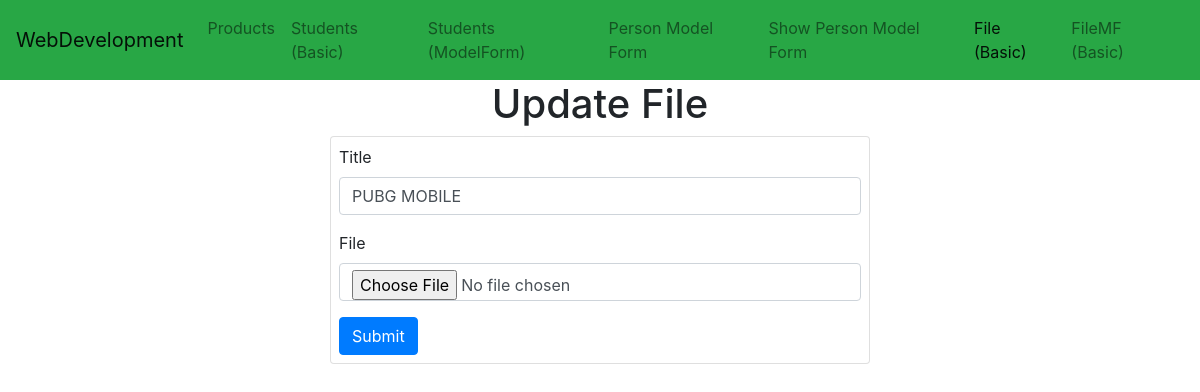
Before: /product/updateFile/5 with the older database file.
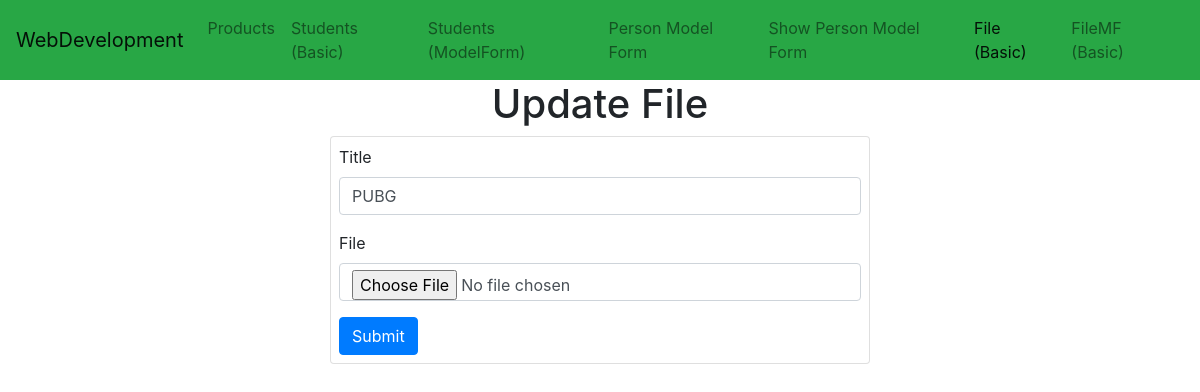
After: the same page with the newer database file.
### Product/models.py (models this page shows, shortened)
class FileUpload(models.Model):
    title = models.CharField(max_length=200)
    file = models.FileField(upload_to='static/uploads')

### Product/views.py (the view, shortened to what this page needs)
# urls.py: path('updateFile/<int:file_id>', views.update_file),
def update_file(request, file_id):
    file = FileUpload.objects.get(id=file_id)
    context = {'files': file, 'active_file': 'active'}
    return render(request, 'Product/UpdateFile.html', context)

### Product/templates/Product/UpdateFile.html (shortened to what this page needs)
{% extends 'layout.html' %}
{% block content %}
<div class="container">
    <div class="row">
        <div class="col-md-6 offset-md-3">
            <h1 class="text-center">Update File</h1>
            <div class="card py-2 px-2">
                <form class="form" action="" method="POST" enctype="multipart/form-data">
                    <div class="form-group">
                        <label for="title">Title</label>
                        <input type="text" class="form-control" id="title" name="title" aria-describedby="title" value="{{ files.title }}" placeholder="Enter file title">
                    </div>
                    <div class="form-group">
                        <label for="file">File</label>
                        <input type="file" class="form-control" id="file" name="file" aria-describedby="file">
                    </div>
                    <button type="submit" class="btn btn-primary">Submit</button>
                </form>
            </div>
        </div>
    </div>
</div>
{% endblock %}

Changed rows visible on the page:
changed FileUpload: title "PUBG MOBILE" → "PUBG"
